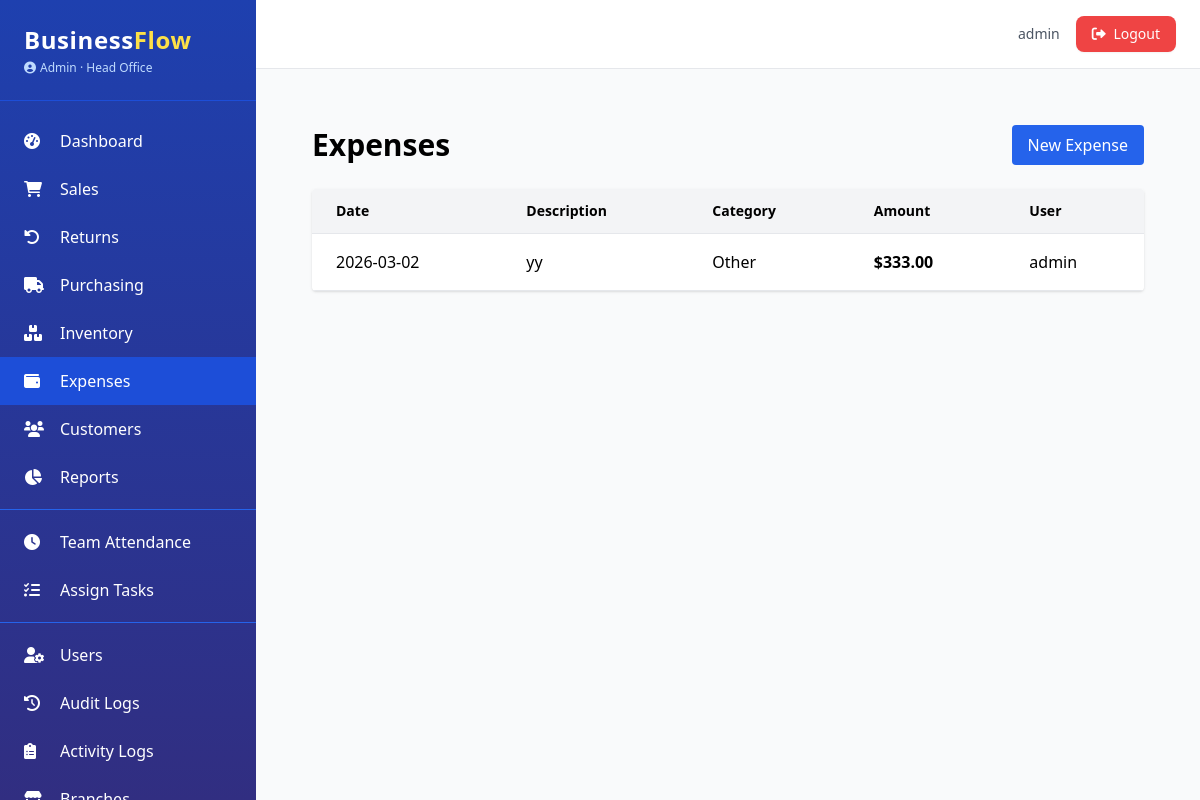
The page /expenses/ (signed in) on the database its author committed.
### app.py (models this page shows, shortened)
class AuditMixin:
    @declared_attr
    def created_at(cls):
        return db.Column(db.DateTime, default=datetime.utcnow)

class SoftDeleteMixin:
    @classmethod
    def query_active(cls):
        return cls.query.filter(cls.deleted_at.is_(None))

class User(UserMixin, db.Model, AuditMixin, SoftDeleteMixin):
    __tablename__ = 'users'
    id = db.Column(db.Integer, primary_key=True)
    username = db.Column(db.String(80), unique=True, nullable=False)
    email = db.Column(db.String(120), unique=True, nullable=False)
    password_hash = db.Column(db.String(200), nullable=False)
    role = db.Column(db.String(20), nullable=False, default='Staff')
    branch_id = db.Column(db.Integer, db.ForeignKey('branches.id'), nullable=True)
    active = db.Column(db.Boolean, default=True)
    locale = db.Column(db.String(5), default='en')
    phone = db.Column(db.String(20))
    avatar = db.Column(db.String(200))
    last_login = db.Column(db.DateTime)
    branch = db.relationship('Branch', backref='users')
    permissions = db.Column(db.JSON, default=list)
    salary = db.Column(db.Float, nullable=True)
    pay_cycle = db.Column(db.String(20), default='monthly')
    bank_account = db.Column(db.String(50))
    tax_id = db.Column(db.String(50))
    @property
    def is_admin(self):
        return self.role == 'Admin'
    def has_permission(self, perm):
        if self.is_admin:
            return True
        return perm in (self.permissions or [])

class Branch(db.Model):
    __tablename__ = 'branches'
    id = db.Column(db.Integer, primary_key=True)
    name = db.Column(db.String(100), nullable=False)
    location = db.Column(db.String(200))
    phone = db.Column(db.String(20))
    email = db.Column(db.String(120))
    is_active = db.Column(db.Boolean, default=True)
    currency = db.Column(db.String(3), default='USD')
    created_at = db.Column(db.DateTime, default=datetime.utcnow)

class Expense(db.Model, AuditMixin):
    __tablename__ = 'expenses'
    id = db.Column(db.Integer, primary_key=True)
    description = db.Column(db.String(200), nullable=False)
    amount = db.Column(db.Float, nullable=False)
    category_id = db.Column(db.Integer, db.ForeignKey('expense_categories.id'), nullable=False)
    user_id = db.Column(db.Integer, db.ForeignKey('users.id'), nullable=True)
    branch_id = db.Column(db.Integer, db.ForeignKey('branches.id'), nullable=True)
    date = db.Column(db.Date, default=date.today)
    receipt = db.Column(db.String(200))
    category = db.relationship('ExpenseCategory')
    user = db.relationship('User', foreign_keys=[user_id])
    branch = db.relationship('Branch')

class ExpenseCategory(db.Model):
    __tablename__ = 'expense_categories'
    id = db.Column(db.Integer, primary_key=True)
    name = db.Column(db.String(50), unique=True, nullable=False)
    description = db.Column(db.Text)

### app.py (the view)
@expense_bp.route('/')
@login_required
@permission_required('view_expenses')
def list():
    page = request.args.get('page', 1, type=int)
    per_page = app.config.get('ITEMS_PER_PAGE', 20)
    query = branch_filter(Expense.query, Expense).options(joinedload(Expense.category))
    pagination = query.order_by(Expense.date.desc()).paginate(page=page, per_page=per_page, error_out=False)
    return render_template('expenses/list.html', pagination=pagination)

### app.py (called while the page is built)
@login_manager.user_loader
def load_user(user_id):
    return User.query_active().filter_by(id=int(user_id)).first()

def permission_required(permission):
    def decorator(f):
        @wraps(f)
        def decorated_function(*args, **kwargs):
            if not current_user.is_authenticated:
                abort(403)
            if not current_user.has_permission(permission):
                abort(403)
            return f(*args, **kwargs)
        return decorated_function
    return decorator

def branch_filter(query, model):
    if current_user.is_admin:
        return query
    if current_user.branch_id:
        return query.filter(model.branch_id == current_user.branch_id)
    return query.filter(False)

@app.context_processor
def inject_now():
    return {'now': datetime.utcnow(), 'current_year': datetime.utcnow().year}

@app.template_filter('currency')
def currency_format(value):
    if value is None:
        return "$0.00"
    return f"${value:,.2f}"

### templates/expenses/list.html (shortened to what this page needs)
{% extends "base.html" %}
{% block content %}
<div class="p-8">
    <div class="flex justify-between items-center mb-6">
        <h1 class="text-3xl font-bold">Expenses</h1>
        <a href="{{ url_for('expenses.new') }}" class="bg-blue-600 text-white px-4 py-2 rounded hover:bg-blue-700">
            New Expense
        </a>
    </div>
    <div class="overflow-x-auto bg-white rounded shadow">
        <table class="min-w-full">
            <thead class="bg-gray-100 border-b">
                <tr>
                    <th class="px-6 py-3 text-left text-sm font-semibold">Date</th>
                    <th class="px-6 py-3 text-left text-sm font-semibold">Description</th>
                    <th class="px-6 py-3 text-left text-sm font-semibold">Category</th>
                    <th class="px-6 py-3 text-left text-sm font-semibold">Amount</th>
                    <th class="px-6 py-3 text-left text-sm font-semibold">User</th>
                </tr>
            </thead>
            <tbody>
                {% for expense in pagination.items %}
                <tr class="border-b hover:bg-gray-50">
                    <td class="px-6 py-4 whitespace-nowrap">{{ expense.date.strftime('%Y-%m-%d') }}</td>
                    <td class="px-6 py-4">{{ expense.description }}</td>
                    <td class="px-6 py-4 whitespace-nowrap">{{ expense.category.name if expense.category else 'N/A' }}</td>
                    <td class="px-6 py-4 whitespace-nowrap font-semibold">{{ expense.amount|currency }}</td>
                    <td class="px-6 py-4 whitespace-nowrap">{{ expense.user.username if expense.user else 'N/A' }}</td>
                </tr>
                {% else %}
                <tr>
                    <td colspan="5" class="px-6 py-4 text-center text-gray-500">No expenses found</td>
                </tr>
                {% endfor %}
            </tbody>
        </table>
    </div>
</div>
{% endblock %}

### templates/base.html (shortened to what this page needs)
<!DOCTYPE html>
<html lang="en">
<head>
    <script src="https://cdn.tailwindcss.com"></script>
    <link rel="stylesheet" href="https://cdnjs.cloudflare.com/ajax/libs/font-awesome/6.0.0-beta3/css/all.min.css">
</head>
<body class="bg-gray-50 font-sans antialiased">
    <div class="flex h-screen">
        <aside class="w-64 bg-gradient-to-b from-blue-800 to-indigo-900 text-white flex-shrink-0 hidden md:block overflow-y-auto shadow-xl">
            <div class="p-6 border-b border-blue-700">
                <h1 class="text-2xl font-bold tracking-wide">Business<span class="text-yellow-300">Flow</span></h1>
                <p class="text-xs text-blue-200 mt-1 flex items-center">
                    <i class="fas fa-user-circle mr-1"></i> {{ current_user.role }}
                    {% if current_user.branch %}
                        · {{ current_user.branch.name }}
                    {% endif %}
                </p>
            </div>
            <nav class="mt-4 pb-6">
                {% if current_user.has_permission('access_dashboard') or current_user.is_admin %}
                <a href="{{ url_for('dashboard.index') }}" class="flex items-center py-3 px-6 hover:bg-blue-700 transition {% if request.endpoint and request.endpoint == 'dashboard.index' %}bg-blue-700{% endif %}">
                    <i class="fas fa-tachometer-alt w-6"></i><span class="ml-3">Dashboard</span>
                </a>
                {% endif %}
                {% if current_user.has_permission('view_sales') %}
                <a href="{{ url_for('sales.list') }}" class="flex items-center py-3 px-6 hover:bg-blue-700 transition {% if request.endpoint and request.endpoint.startswith('sales.') %}bg-blue-700{% endif %}">
                    <i class="fas fa-shopping-cart w-6"></i><span class="ml-3">Sales</span>
                </a>
                {% endif %}
                {% if current_user.has_permission('view_sales') %}
                <a href="{{ url_for('returns.list') }}" class="flex items-center py-3 px-6 hover:bg-blue-700 transition {% if request.endpoint and request.endpoint.startswith('returns.') %}bg-blue-700{% endif %}">
                    <i class="fas fa-undo-alt w-6"></i><span class="ml-3">Returns</span>
                </a>
                {% endif %}
                {% if current_user.has_permission('view_purchases') %}
                <a href="{{ url_for('purchasing.purchase_order_list') }}" class="flex items-center py-3 px-6 hover:bg-blue-700 transition {% if request.endpoint and request.endpoint.startswith('purchasing.') %}bg-blue-700{% endif %}">
                    <i class="fas fa-truck w-6"></i><span class="ml-3">Purchasing</span>
                </a>
                {% endif %}
                {% if current_user.has_permission('view_inventory') %}
                <a href="{{ url_for('inventory.product_list') }}" class="flex items-center py-3 px-6 hover:bg-blue-700 transition {% if request.endpoint and request.endpoint.startswith('inventory.') %}bg-blue-700{% endif %}">
                    <i class="fas fa-boxes w-6"></i><span class="ml-3">Inventory</span>
                </a>
                {% endif %}
                {% if current_user.has_permission('view_expenses') %}
                <a href="{{ url_for('expenses.list') }}" class="flex items-center py-3 px-6 hover:bg-blue-700 transition {% if request.endpoint and request.endpoint.startswith('expenses.') %}bg-blue-700{% endif %}">
                    <i class="fas fa-wallet w-6"></i><span class="ml-3">Expenses</span>
                </a>
                {% endif %}
                {% if current_user.has_permission('view_customers') %}
                <a href="{{ url_for('crm.customer_list') }}" class="flex items-center py-3 px-6 hover:bg-blue-700 transition {% if request.endpoint and request.endpoint.startswith('crm.') %}bg-blue-700{% endif %}">
                    <i class="fas fa-users w-6"></i><span class="ml-3">Customers</span>
                </a>
                {% endif %}
                {% if current_user.has_permission('view_reports') %}
                <a href="{{ url_for('reports.index') }}" class="flex items-center py-3 px-6 hover:bg-blue-700 transition {% if request.endpoint and request.endpoint.startswith('reports.') %}bg-blue-700{% endif %}">
                    <i class="fas fa-chart-pie w-6"></i><span class="ml-3">Reports</span>
                </a>
                {% endif %}
                {% if current_user.has_permission('manage_team') %}
                <div class="border-t border-blue-600 my-2"></div>
                <a href="#" class="flex items-center py-3 px-6 hover:bg-blue-700 transition">
                    <i class="fas fa-clock w-6"></i><span class="ml-3">Team Attendance</span>
                </a>
                <a href="#" class="flex items-center py-3 px-6 hover:bg-blue-700 transition">
                    <i class="fas fa-tasks w-6"></i><span class="ml-3">Assign Tasks</span>
                </a>
                {% endif %}
                {% if current_user.has_permission('manage_users') %}
                <div class="border-t border-blue-600 my-2"></div>
                <a href="{{ url_for('admin.users') }}" class="flex items-center py-3 px-6 hover:bg-blue-700 transition {% if request.endpoint and request.endpoint == 'admin.users' %}bg-blue-700{% endif %}">
                    <i class="fas fa-user-cog w-6"></i><span class="ml-3">Users</span>
                </a>
                <a href="{{ url_for('admin.audit_logs') }}" class="flex items-center py-3 px-6 hover:bg-blue-700 transition {% if request.endpoint and request.endpoint == 'admin.audit_logs' %}bg-blue-700{% endif %}">
                    <i class="fas fa-history w-6"></i><span class="ml-3">Audit Logs</span>
                </a>
                <a href="{{ url_for('admin.activity_logs') }}" class="flex items-center py-3 px-6 hover:bg-blue-700 transition {% if request.endpoint and request.endpoint == 'admin.activity_logs' %}bg-blue-700{% endif %}">
                    <i class="fas fa-clipboard-list w-6"></i><span class="ml-3">Activity Logs</span>
                </a>
                <a href="#" class="flex items-center py-3 px-6 hover:bg-blue-700 transition">
                    <i class="fas fa-store w-6"></i><span class="ml-3">Branches</span>
                </a>
                {% endif %}
            </nav>
        </aside>
        <div class="flex-1 flex flex-col overflow-hidden">
            <header class="bg-white shadow-sm border-b border-gray-200">
                <div class="flex justify-between items-center py-4 px-6">
                    <div class="flex items-center space-x-4 ml-auto">
                        <span class="text-sm text-gray-600">{{ current_user.username }}</span>
                        <a href="{{ url_for('auth.logout') }}" class="bg-red-500 hover:bg-red-600 text-white px-4 py-2 rounded-lg text-sm transition shadow-sm">
                            <i class="fas fa-sign-out-alt mr-1"></i> Logout
                        </a>
                    </div>
                </div>
            </header>
            <main class="flex-1 overflow-y-auto p-6 bg-gray-50">
                {% block content %}{% endblock %}
            </main>
        </div>
    </div>
</body>
</html>

### rows shown on the page
User: role "Admin", username "admin"
Branch: branch.name "Head Office"
Expense: date "2026-03-02", description "yy", category "Other", amount "$333.00", user "admin"
